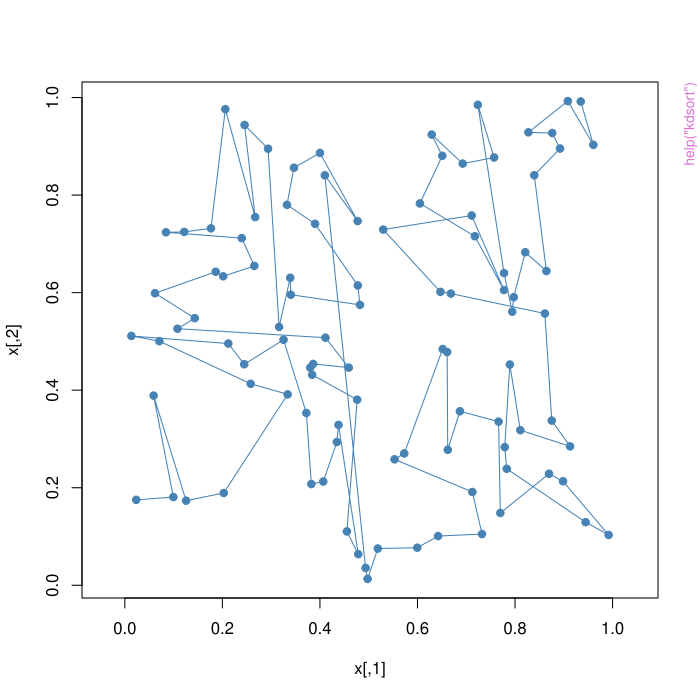

Write the R code that produced this figure.
pkgname <- "kdtools"
source(file.path(R.home("share"), "R", "examples-header.R"))
options(warn = 1)
library('kdtools')

base::assign(".oldSearch", base::search(), pos = 'CheckExEnv')
base::assign(".old_wd", base::getwd(), pos = 'CheckExEnv')
cleanEx()
nameEx("convert")
### * convert

flush(stderr()); flush(stdout())

### Name: matrix_to_tuples
### Title: Convert a matrix to a vector of arrays
### Aliases: matrix_to_tuples tuples_to_matrix

### ** Examples

x = matrix(1:10, 5)
y = matrix_to_tuples(x)
str(x)
str(y)
y[1:2, ]




cleanEx()
nameEx("kdsort")
### * kdsort

flush(stderr()); flush(stdout())

### Name: kd_sort
### Title: Sort multidimensional data
### Aliases: kd_sort kd_is_sorted

### ** Examples

x = kd_sort(matrix(runif(200), 100))
kd_is_sorted(x)
plot(x, type = "o", pch = 19, col = "steelblue", asp = 1)




cleanEx()
nameEx("lexsort")
### * lexsort

flush(stderr()); flush(stdout())

### Name: lex_sort
### Title: Sort a matrix into lexicographical order
### Aliases: lex_sort

### ** Examples

x = lex_sort(matrix(runif(200), 100))
plot(x, type = "o", pch = 19, col = "steelblue", asp = 1)




cleanEx()
nameEx("nneighb")
### * nneighb

flush(stderr()); flush(stdout())

### Name: kd_nearest_neighbors
### Title: Find nearest neighbors
### Aliases: kd_nearest_neighbors kd_nearest_neighbor

### ** Examples

x = matrix(runif(200), 100)
y = matrix_to_tuples(x)
kd_sort(y, inplace = TRUE)
y[kd_nearest_neighbor(y, c(1/2, 1/2)),]
kd_nearest_neighbors(y, c(1/2, 1/2), 3)




cleanEx()
nameEx("search")
### * search

flush(stderr()); flush(stdout())

### Name: kd_lower_bound
### Title: Search sorted data
### Aliases: kd_lower_bound kd_upper_bound kd_range_query kd_binary_search

### ** Examples

x = matrix(runif(200), 100)
y = matrix_to_tuples(x)
kd_sort(y, inplace = TRUE)
y[kd_lower_bound(y, c(1/2, 1/2)),]
y[kd_upper_bound(y, c(1/2, 1/2)),]
kd_binary_search(y, c(1/2, 1/2))
kd_range_query(y, c(1/3, 1/3), c(2/3, 2/3))




### * <FOOTER>
###
cleanEx()
options(digits = 7L)
base::cat("Time elapsed: ", proc.time() - base::get("ptime", pos = 'CheckExEnv'),"\n")
grDevices::dev.off()
###
### Local variables: ***
### mode: outline-minor ***
### outline-regexp: "\\(> \\)?### [*]+" ***
### End: ***
quit('no')
